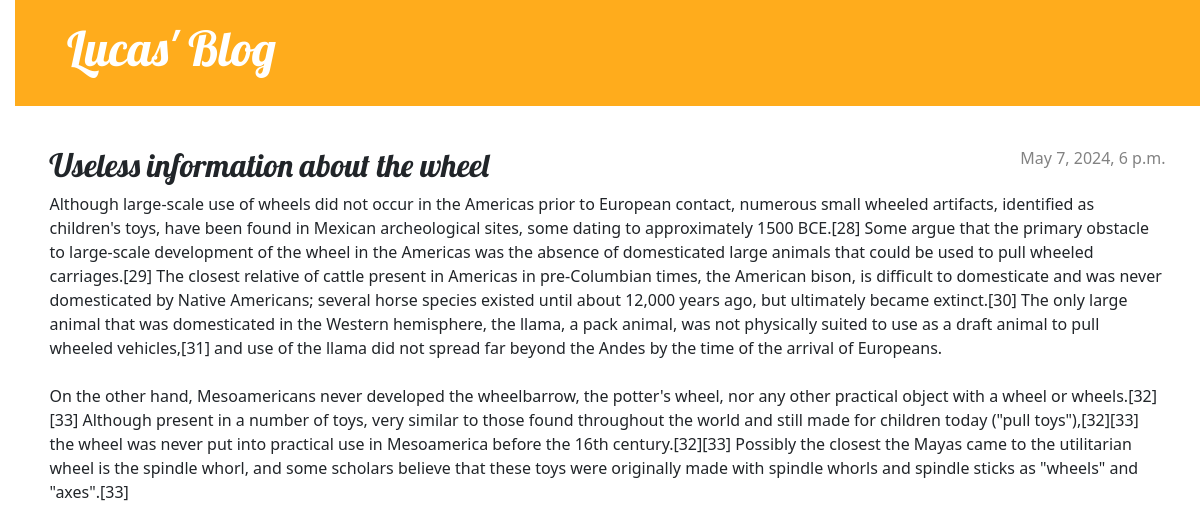
Screenshot of /post/3/ with the database file from the repository.
### blog/models.py (models this page shows, shortened)
class Post(models.Model):
    author = models.ForeignKey(settings.AUTH_USER_MODEL, on_delete=models.CASCADE)
    title = models.CharField(max_length=200)
    text = models.TextField()
    created_date = models.DateTimeField(default=timezone.now)
    published_date = models.DateTimeField(blank=True, null=True)

### blog/views.py (the view)
# urls.py: path('post/<int:pk>/', views.post_detail, name='post_detail'),
def post_detail(request, pk):
    post = get_object_or_404(Post, pk=pk)
    return render(request, 'blog/post_detail.html', {'post': post})

### blog/templates/blog/post_detail.html (shortened to what this page needs)
{% extends 'blog/base.html' %}
{% block content %}
    <article class="post">
        {% if post.published_date %}
            <time class="date">
                {{ post.published_date }}
            </time>
        {% endif %}
        <h2>{{ post.title }}</h2>
        <p>{{ post.text|linebreaksbr }}</p>
    </article>
{% endblock %}

### blog/static/css/blog.css (style rules this page uses)
body { padding-left: 15px; }
h1, h2, h3, h4 { font-family: 'Lobster', cursive; }
.date { color: #828282; }
.post { margin-bottom: 70px; }
.post > .date, .post > .actions { float: right; }

### rows the page displays
Post: published_date "May 7, 2024, 6 p.m.", title "Useless information about the wheel", text "Although large-scale use of wheels did not occur in the Americas prior to European contact, numerous small wheeled artifacts, identified as children's toys, have been found in Mexican archeological sites, some dating to approximately 1500 BCE.[28] Some argue that the primary obstacle to large-scale development of the wheel in the Americas was the absence of domesticated large animals that could be used to pull wheeled carriages.[29] The closest relative of cattle present in Americas in pre-Columbian times, the American bison, is difficult to domesticate and was never domesticated by Native Americans; several horse species existed until about 12,000 years ago, but ultimately became…"
